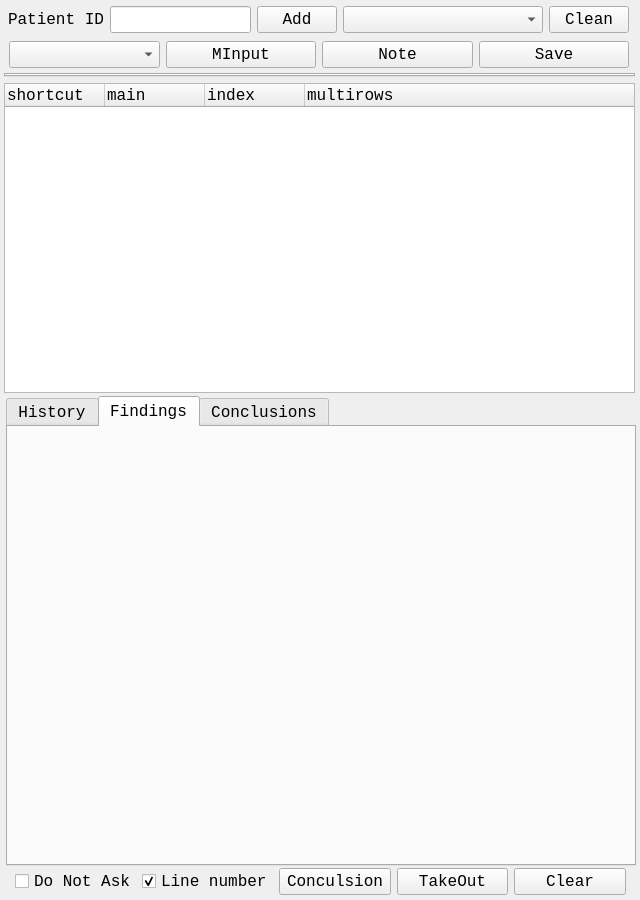
<?xml version="1.0" encoding="UTF-8"?>
<ui version="4.0">
 <class>Form</class>
 <widget class="QWidget" name="Form">
  <property name="geometry">
   <rect>
    <x>0</x>
    <y>0</y>
    <width>640</width>
    <height>900</height>
   </rect>
  </property>
  <property name="sizePolicy">
   <sizepolicy hsizetype="Fixed" vsizetype="Fixed">
    <horstretch>0</horstretch>
    <verstretch>0</verstretch>
   </sizepolicy>
  </property>
  <property name="minimumSize">
   <size>
    <width>640</width>
    <height>900</height>
   </size>
  </property>
  <property name="maximumSize">
   <size>
    <width>640</width>
    <height>900</height>
   </size>
  </property>
  <property name="font">
   <font>
    <family>Consolas</family>
    <pointsize>12</pointsize>
   </font>
  </property>
  <property name="focusPolicy">
   <enum>Qt::StrongFocus</enum>
  </property>
  <property name="windowTitle">
   <string>Form</string>
  </property>
  <property name="autoFillBackground">
   <bool>true</bool>
  </property>
  <widget class="QWidget" name="layoutWidget">
   <property name="geometry">
    <rect>
     <x>15</x>
     <y>865</y>
     <width>611</width>
     <height>34</height>
    </rect>
   </property>
   <layout class="QHBoxLayout" name="horizontalLayout">
    <item>
     <widget class="QCheckBox" name="Not_Ask_checkBox">
      <property name="text">
       <string>Do Not Ask</string>
      </property>
     </widget>
    </item>
    <item>
     <widget class="QCheckBox" name="line_number_checkBox">
      <property name="text">
       <string>Line number</string>
      </property>
      <property name="checked">
       <bool>true</bool>
      </property>
     </widget>
    </item>
    <item>
     <widget class="QPushButton" name="Conculsion_Button">
      <property name="text">
       <string>Conculsion</string>
      </property>
     </widget>
    </item>
    <item>
     <widget class="QPushButton" name="take_Button">
      <property name="text">
       <string>TakeOut</string>
      </property>
     </widget>
    </item>
    <item>
     <widget class="QPushButton" name="clear_Button">
      <property name="text">
       <string>Clear</string>
      </property>
     </widget>
    </item>
   </layout>
  </widget>
  <widget class="QWidget" name="layoutWidget_2">
   <property name="geometry">
    <rect>
     <x>9</x>
     <y>38</y>
     <width>620</width>
     <height>34</height>
    </rect>
   </property>
   <layout class="QHBoxLayout" name="horizontalLayout_2">
    <item>
     <widget class="QComboBox" name="seetingBox"/>
    </item>
    <item>
     <widget class="QPushButton" name="minput_Button_2">
      <property name="text">
       <string>MInput</string>
      </property>
     </widget>
    </item>
    <item>
     <widget class="QPushButton" name="note_Button">
      <property name="text">
       <string>Note</string>
      </property>
     </widget>
    </item>
    <item>
     <widget class="QPushButton" name="save_Button">
      <property name="text">
       <string>Save</string>
      </property>
     </widget>
    </item>
   </layout>
  </widget>
  <widget class="QWidget" name="layoutWidget">
   <property name="geometry">
    <rect>
     <x>4</x>
     <y>73</y>
     <width>631</width>
     <height>320</height>
    </rect>
   </property>
   <layout class="QVBoxLayout" name="verticalLayout">
    <item>
     <widget class="QTabWidget" name="tabWidget">
      <property name="sizePolicy">
       <sizepolicy hsizetype="Expanding" vsizetype="Minimum">
        <horstretch>0</horstretch>
        <verstretch>0</verstretch>
       </sizepolicy>
      </property>
      <property name="font">
       <font>
        <family>Consolas</family>
        <pointsize>11</pointsize>
       </font>
      </property>
      <property name="currentIndex">
       <number>-1</number>
      </property>
     </widget>
    </item>
    <item>
     <widget class="QTreeWidget" name="treeWidget">
      <property name="font">
       <font>
        <family>Consolas</family>
        <pointsize>12</pointsize>
       </font>
      </property>
      <property name="dragEnabled">
       <bool>false</bool>
      </property>
      <property name="dragDropMode">
       <enum>QAbstractItemView::NoDragDrop</enum>
      </property>
      <property name="selectionMode">
       <enum>QAbstractItemView::SingleSelection</enum>
      </property>
      <column>
       <property name="text">
        <string notr="true">shortcut</string>
       </property>
       <property name="font">
        <font>
         <family>Consolas</family>
        </font>
       </property>
      </column>
      <column>
       <property name="text">
        <string>main</string>
       </property>
       <property name="font">
        <font>
         <family>Consolas</family>
        </font>
       </property>
      </column>
      <column>
       <property name="text">
        <string>index</string>
       </property>
       <property name="font">
        <font>
         <family>Consolas</family>
        </font>
       </property>
      </column>
      <column>
       <property name="text">
        <string>multirows</string>
       </property>
      </column>
     </widget>
    </item>
   </layout>
  </widget>
  <widget class="QTabWidget" name="report_tab">
   <property name="geometry">
    <rect>
     <x>6</x>
     <y>396</y>
     <width>630</width>
     <height>470</height>
    </rect>
   </property>
   <property name="currentIndex">
    <number>1</number>
   </property>
   <widget class="QWidget" name="History">
    <attribute name="title">
     <string>History</string>
    </attribute>
   </widget>
   <widget class="QWidget" name="Findings">
    <attribute name="title">
     <string>Findings</string>
    </attribute>
   </widget>
   <widget class="QWidget" name="Conclusions">
    <attribute name="title">
     <string>Conclusions</string>
    </attribute>
   </widget>
  </widget>
  <widget class="QWidget" name="layoutWidget">
   <property name="geometry">
    <rect>
     <x>8</x>
     <y>5</y>
     <width>621</width>
     <height>29</height>
    </rect>
   </property>
   <layout class="QHBoxLayout" name="horizontalLayout_3">
    <item>
     <widget class="QLabel" name="pid_lab">
      <property name="font">
       <font>
        <family>Consolas</family>
       </font>
      </property>
      <property name="text">
       <string>Patient ID</string>
      </property>
     </widget>
    </item>
    <item>
     <widget class="QLineEdit" name="patient_id">
      <property name="font">
       <font>
        <family>Consolas</family>
       </font>
      </property>
     </widget>
    </item>
    <item>
     <widget class="QPushButton" name="addButton">
      <property name="text">
       <string>Add</string>
      </property>
     </widget>
    </item>
    <item>
     <widget class="QComboBox" name="patient_comboBox">
      <property name="minimumSize">
       <size>
        <width>200</width>
        <height>0</height>
       </size>
      </property>
      <property name="acceptDrops">
       <bool>false</bool>
      </property>
     </widget>
    </item>
    <item>
     <widget class="QPushButton" name="cleanButton">
      <property name="text">
       <string>Clean</string>
      </property>
     </widget>
    </item>
   </layout>
  </widget>
  <zorder>layoutWidget</zorder>
  <zorder>layoutWidget</zorder>
  <zorder>layoutWidget</zorder>
  <zorder>layoutWidget_2</zorder>
  <zorder>report_tab</zorder>
 </widget>
 <resources/>
 <connections/>
</ui>
